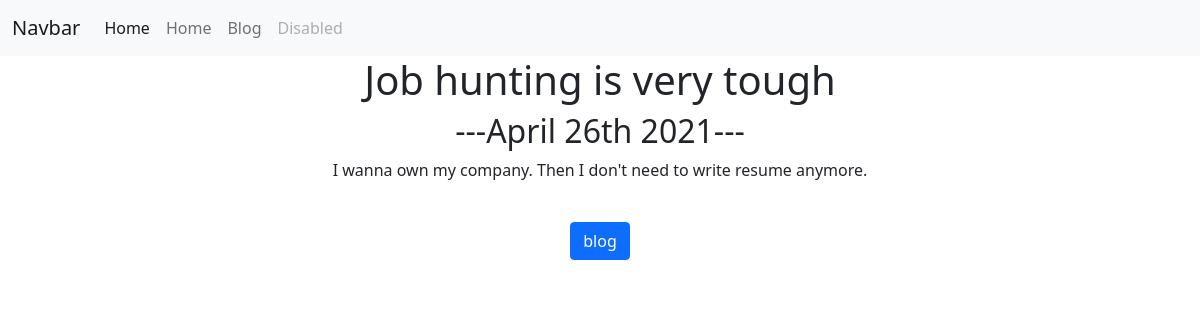
Page /blog/3/ on the committed database.
### blog/models.py (models this page shows, shortened)
class Blog(models.Model):
    title = models.CharField(max_length=100)
    description = models.TextField()
    date = models.DateField()

### blog/views.py (the view)
# urls.py: path('<int:blog_id>/', views.detail, name='detail'),
def detail(request, blog_id):
    blog = get_object_or_404(Blog, pk=blog_id)
    return render(request, 'blog/detail.html', {'blog': blog})

### blog/templates/blog/detail.html (shortened to what this page needs)
{% extends 'portfolio/base.html' %}
{% block content %}
<div class="container text-center">
<h1>{{ blog.title }}</h1>
<h2>---{{ blog.date|date:'F jS Y' }}---</h2>
<p>{{ blog.description|safe }}</p>
<br>
<a href="{% url 'blog:all_blogs' %}" class="btn btn-primary">      blog      </a>
{% endblock %}

### rows in the picture
Blog: title "Job hunting is very tough", date "April 26th 2021", description "I wanna own my company. Then I don't need to write resume anymore."
